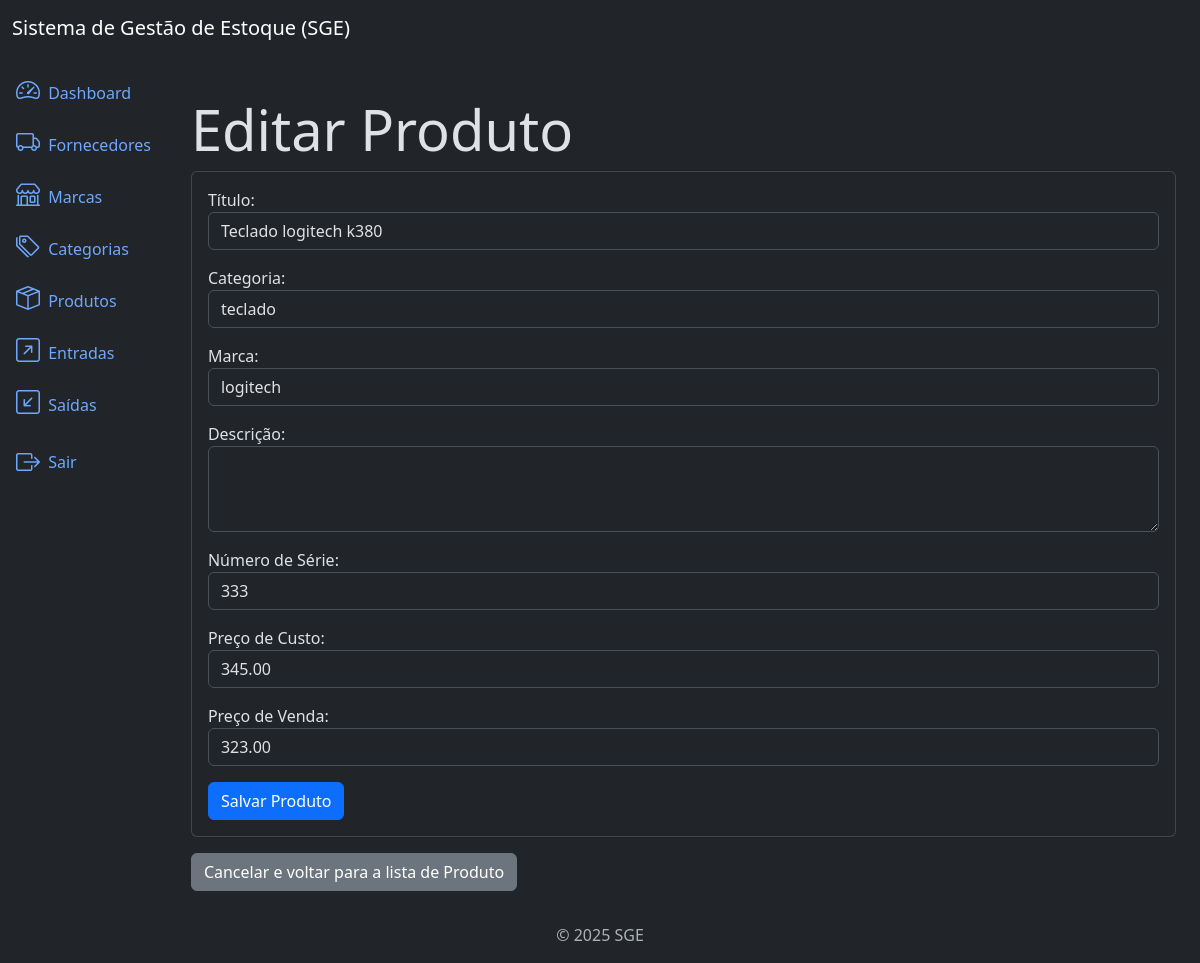
The page /products/1/update/ (signed in) on the database its author committed.
### products/models.py (models this page shows, shortened)
class Product (models.Model):
    title = models.CharField(max_length=500)
    category = models.ForeignKey(Category, on_delete=models.PROTECT, related_name='products')
    brand = models.ForeignKey(Brand, on_delete=models.PROTECT, related_name='products')
    description = models.TextField(null=True, blank=True)
    serie_number = models.CharField(max_length=200, null=True, blank=True)
    cost_price = models.DecimalField(max_digits=20, decimal_places=2)
    selling_price = models.DecimalField(max_digits=20, decimal_places=2)
    quantity = models.IntegerField(default=0)
    created_at = models.DateTimeField(auto_now_add=True)
    updated_at = models.DateTimeField(auto_now=True)
    class Meta:
         ordering = ['title']

### products/views.py (the view)
# urls.py: path('products/<int:pk>/update/', views.ProductUpdateView.as_view(), name='product_update'),
class ProductUpdateView(LoginRequiredMixin,PermissionRequiredMixin, UpdateView):
    model = models.Product
    template_name = 'product_update.html'
    form_class = forms.ProductForm
    success_url = reverse_lazy('product_list')
    permission_required = 'products.change_product'

### products/forms.py
class ProductForm(forms.ModelForm):
     class Meta:
        model = models.Product
        fields = ['title', 'category', 'brand', 'description', 'serie_number', 'cost_price', 'selling_price']
        widgets = {
            'title': forms.TextInput(attrs={'class': 'form-control'}),
            'category': forms.Select(attrs={'class': 'form-control'}),
            'brand': forms.Select(attrs={'class': 'form-control'}),
            'description': forms.Textarea(attrs={'class': 'form-control', 'rows': 3}),
            'serie_number': forms.TextInput(attrs={'class': 'form-control'}),
            'cost_price': forms.NumberInput(attrs={'class': 'form-control'}),
            'selling_price': forms.NumberInput(attrs={'class': 'form-control'}),
        }
        labels = {
            'title': 'Título',
            'category': 'Categoria',
            'brand': 'Marca',
            'description': 'Descrição',
            'serie_number': 'Número de Série',
            'cost_price': 'Preço de Custo',
            'selling_price': 'Preço de Venda',
        }

### brands/models.py (called while the page is built)
    def __str__(self):
        return self.name

### categories/models.py (called while the page is built)
    def __str__(self):
        return self.name

### products/templates/product_update.html (shortened to what this page needs)
{% extends 'base.html' %}
{% block content %}
<div class="conteiner mt-4">
    <h3 class="display-4"> Editar Produto</h3>
    <div class="card">
        <div class="card-body">
            <form method="post" class="form">
                {{ form.as_p }}
                <button type="submit" class=" btn btn-primary">Salvar Produto</button>
            </form>
        </div>
    </div>
    <a href="{% url 'product_list' %}" class="btn btn-secondary mt-3">Cancelar e voltar para a lista de Produto</a>
</div>
{% endblock %}

### rows shown on the page
Product: title "Teclado logitech k380", category "teclado", brand "logitech", serie_number "333", cost_price "345.00", selling_price "323.00"
